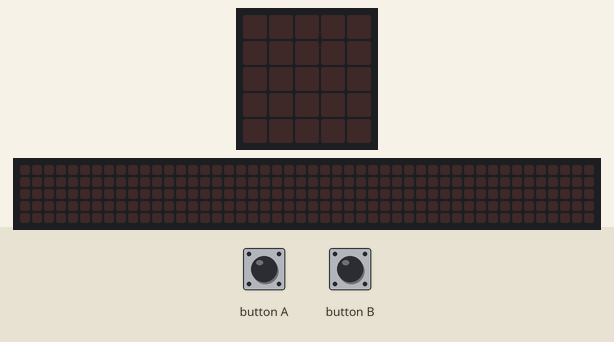
This program was run on a simulated BBC micro:bit (MakeCode). Parts: the board's 5×5 LED display, a strip that is not on the board, showing the scrolling text unrolled. The test bench sets the inputs (shaded band). Random numbers come from a fixed seed; the 48×5 strip is a reading aid, not a part: it shows the text the display is scrolling, unrolled, one strip-width of it at a time.

Above: at 1.2 s.
1.3 s: button B pressed for 0.15 s
At 1.52 s:
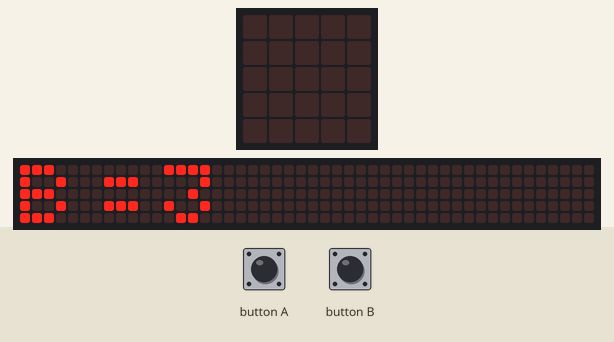
4.3 s: button A pressed for 0.15 s
At 5.2 s:
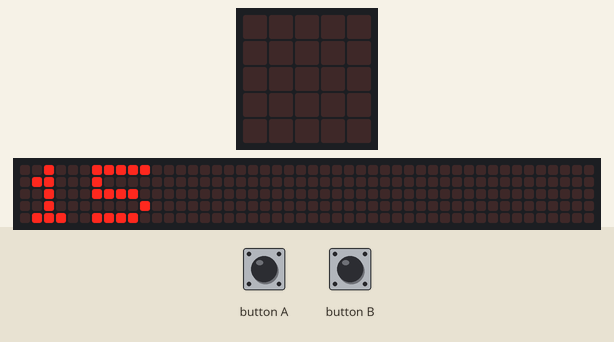
7.3 s: button B pressed for 0.15 s
At 12.47 s:
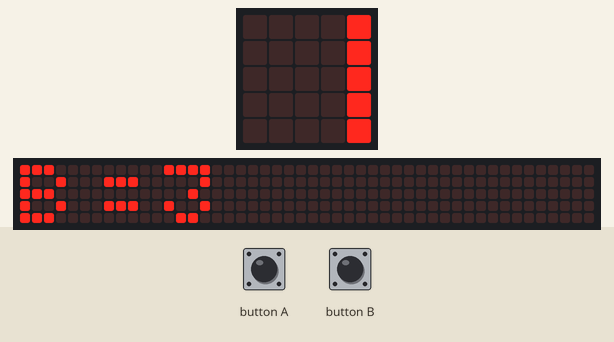
16.3 s: button A pressed for 0.15 s
At 21.22 s:
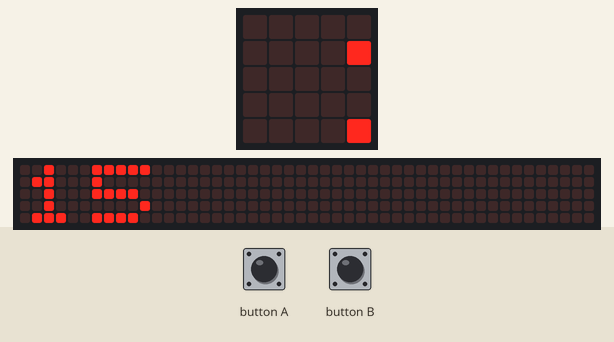
22.4 s: button B pressed for 0.15 s
At 31.92 s:
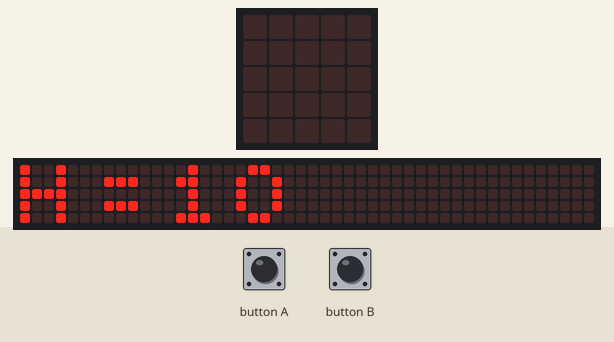

The program:

main.ts
```typescript
input.onButtonPressed(Button.A, function () {
    basic.showNumber(base * alçada / 2)
})
input.onButtonPressed(Button.B, function () {
    basic.showString("B" + "=" + base)
    basic.pause(500)
    basic.showString("H" + "=" + alçada)
})
let alçada = 0
let base = 0
base = randint(1, 10)
alçada = randint(1, 10)
```

test.ts
```typescript
// aquí va el archivo "tests"; esto no se compilará cuando este paquete se utilice como una extensión.
```

Measured:
- after the input at 1.3 s, the display: changes after 0.15 s (image 1)
- what the display in image 5 shows lasts 0.5 s, from 31.7 s to 32.2 s
